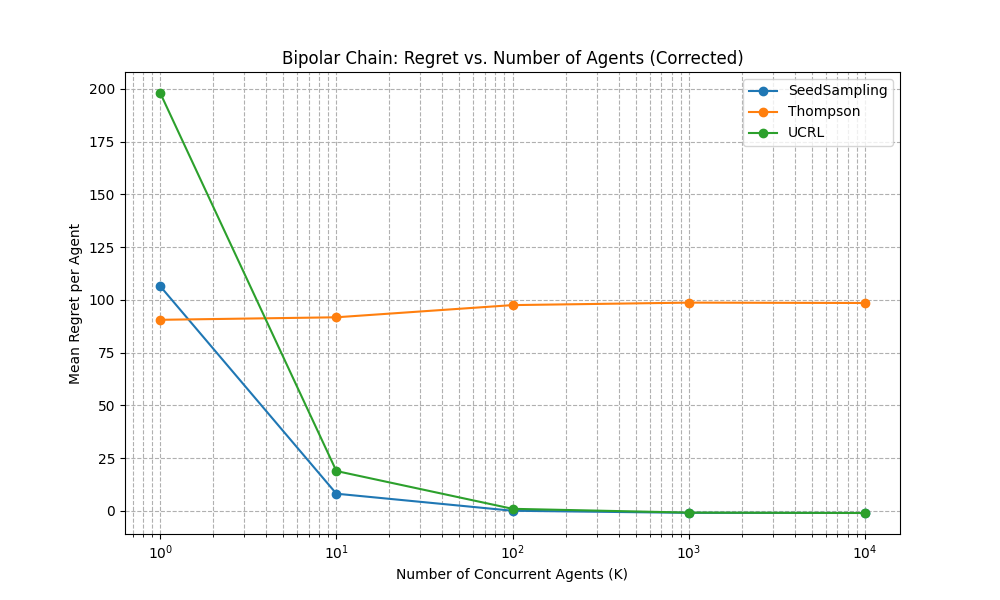

The script that saved this image:
import numpy as np
import matplotlib
matplotlib.use('Agg')
import matplotlib.pyplot as plt

class BipolarChainEnv:
    def __init__(self, N, true_theta_L, true_theta_R):
        self.N = N
        self.mid = N // 2
        self.true_theta = {'L': true_theta_L, 'R': true_theta_R}
        self.revealed = False

    def traverse(self, agent_path):
        reward = 0
        endpoint_reached = False
        for step in range(len(agent_path) - 1):
            curr = agent_path[step]
            next_v = agent_path[step + 1]
            if next_v == 0:
                reward += self.true_theta['L']
                self.revealed = True
                endpoint_reached = True
            elif next_v == self.N - 1:
                reward += self.true_theta['R']
                self.revealed = True
                endpoint_reached = True
            else:
                reward -= 1
            if endpoint_reached:
                break
        return reward, endpoint_reached

class Agent:
    def __init__(self, agent_id, algorithm, prior_p=0.5):
        self.algorithm = algorithm
        self.prior_p = prior_p
        self.seed = np.random.rand() if algorithm == "SeedSampling" else None
        self.direction = None

    def choose_direction(self):
        if self.algorithm == "SeedSampling":
            self.direction = 'L' if self.seed < 0.5 else 'R'
        elif self.algorithm == "Thompson":
            self.direction = 'L' if np.random.rand() < self.prior_p else 'R'
        elif self.algorithm == "UCRL":
            self.direction = 'R'
        return self.direction

def simulate_bipolar_chain(K, N, H, true_theta_L, true_theta_R, algorithm, n_sims=50):
    optimal_reward = - (N // 2) + max(true_theta_L, true_theta_R)
    regrets = []

    for _ in range(n_sims):
        env = BipolarChainEnv(N, true_theta_L, true_theta_R)
        agents = [Agent(k, algorithm) for k in range(K)]
        total_regret = 0

        for agent in agents:
            path = [env.mid]
            direction = agent.choose_direction()
            endpoint_reached = False

            for step in range(H):
                if algorithm in ["SeedSampling", "UCRL"] and env.revealed:
                    direction = 'L' if env.true_theta['L'] > env.true_theta['R'] else 'R'

                curr = path[-1]
                next_v = curr - 1 if direction == 'L' else curr + 1
                if next_v < 0 or next_v >= N:
                    break
                path.append(next_v)

                if next_v == 0 or next_v == N - 1:
                    break

            agent_reward, _ = env.traverse(path)
            agent_regret = optimal_reward - agent_reward
            total_regret += agent_regret

        mean_regret = total_regret / K
        regrets.append(mean_regret)

    return np.mean(regrets)

# Parameters (aligned with Figure 3)
N = 100
H = 150
true_theta_L, true_theta_R = N, -N
K_values = [1, 10, 100, 1000, 10000]

alg_regrets = {}
for alg in ["SeedSampling", "Thompson", "UCRL"]:
    print(f"Simulating {alg}...")
    regrets = []
    for K in K_values:
        avg_regret = simulate_bipolar_chain(K, N, H, true_theta_L, true_theta_R, alg, n_sims=50)
        regrets.append(avg_regret)
    alg_regrets[alg] = regrets

# Plot
plt.figure(figsize=(10, 6))
for alg, reg in alg_regrets.items():
    print(f"{alg}: {reg}")
    plt.plot(K_values, reg, marker='o', label=alg)

plt.xscale('log')
plt.xticks(K_values, labels=[f"$10^{{{i}}}$" for i in range(5)])
plt.xlabel("Number of Concurrent Agents (K)")
plt.ylabel("Mean Regret per Agent")
plt.legend()
plt.grid(True, which="both", linestyle="--")
plt.title("Bipolar Chain: Regret vs. Number of Agents (Corrected)")
plt.savefig("bipolar3.png")
